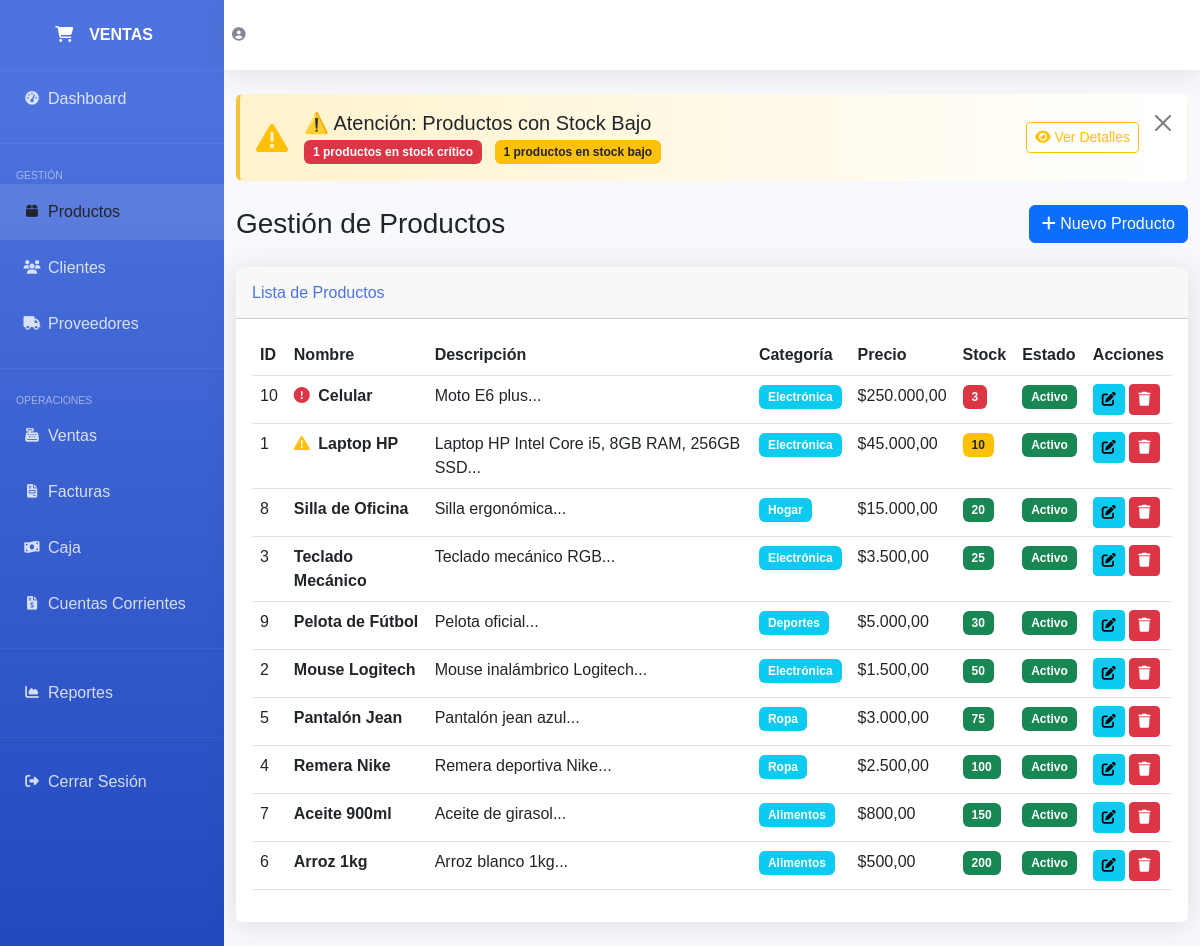
The page /productos.php on the database its author committed.
### tables this page shows
CREATE TABLE `productos` (
  `id` int(11) NOT NULL,
  `nombre` varchar(200) NOT NULL,
  `descripcion` text DEFAULT NULL,
  `precio` decimal(10,2) NOT NULL,
  `stock` int(11) NOT NULL DEFAULT 0,
  `categoria_id` int(11) DEFAULT NULL,
  `imagen` varchar(255) DEFAULT NULL,
  `estado` tinyint(1) DEFAULT 1,
  `fecha_creacion` timestamp NOT NULL DEFAULT current_timestamp()
);

CREATE TABLE `categorias` (
  `id` int(11) NOT NULL,
  `nombre` varchar(100) NOT NULL,
  `descripcion` text DEFAULT NULL,
  `estado` tinyint(1) DEFAULT 1,
  `fecha_creacion` timestamp NOT NULL DEFAULT current_timestamp()
);

### config.php (called while the page is built, shortened)
<?php
function formatear_precio($precio) {
    return '$' . number_format($precio, 2, ',', '.');
}
?>

### productos.php (the view, shortened to what this page needs)
<?php
require_once 'config.php';
$sql_stock_bajo = "SELECT COUNT(*) as total_critico FROM productos WHERE stock <= 5 AND estado=1";
$stock_critico = $conn->query($sql_stock_bajo)->fetch_assoc()['total_critico'];
$sql_stock_bajo2 = "SELECT COUNT(*) as total_bajo FROM productos WHERE stock > 5 AND stock <= 10 AND estado=1";
$stock_bajo = $conn->query($sql_stock_bajo2)->fetch_assoc()['total_bajo'];
$sql_productos = "SELECT p.*, c.nombre as categoria_nombre FROM productos p
                  LEFT JOIN categorias c ON p.categoria_id = c.id
                  WHERE p.estado=1
                  ORDER BY p.stock ASC, p.id DESC";
$result_productos = $conn->query($sql_productos);
?>
<!DOCTYPE html>
<html lang="es">
<head>
    <link href="https://cdnjs.cloudflare.com/ajax/libs/bootstrap/5.3.0/css/bootstrap.min.css" rel="stylesheet">
    <link href="https://cdnjs.cloudflare.com/ajax/libs/font-awesome/6.4.0/css/all.min.css" rel="stylesheet">
</head>
<body>
    <div id="wrapper">
        <ul class="navbar-nav" id="sidebar-wrapper">
            <a class="sidebar-brand" href="index.php">
                <div class="sidebar-brand-icon"><i class="fas fa-shopping-cart"></i></div>
                <div class="sidebar-brand-text mx-3">VENTAS</div>
            </a>
            <hr class="sidebar-divider my-0" style="border-color: rgba(255,255,255,.2)">
            <li class="nav-item">
                <a class="nav-link" href="index.php">
                    <i class="fas fa-fw fa-tachometer-alt"></i><span>Dashboard</span>
                </a>
            </li>
            <hr class="sidebar-divider" style="border-color: rgba(255,255,255,.2)">
            <div class="sidebar-heading">Gestión</div>
            <li class="nav-item">
                <a class="nav-link active" href="productos.php">
                    <i class="fas fa-fw fa-box"></i><span>Productos</span>
                </a>
            </li>
            <li class="nav-item">
                <a class="nav-link" href="clientes.php">
                    <i class="fas fa-fw fa-users"></i><span>Clientes</span>
                </a>
            </li>
            <li class="nav-item">
                <a class="nav-link" href="proveedores.php">
                    <i class="fas fa-fw fa-truck"></i><span>Proveedores</span>
                </a>
            </li>
            <hr class="sidebar-divider" style="border-color: rgba(255,255,255,.2)">
            <div class="sidebar-heading">Operaciones</div>
            <li class="nav-item">
                <a class="nav-link" href="ventas.php">
                    <i class="fas fa-fw fa-cash-register"></i><span>Ventas</span>
                </a>
            </li>
            <li class="nav-item">
                <a class="nav-link" href="facturas.php">
                    <i class="fas fa-fw fa-file-invoice"></i><span>Facturas</span>
                </a>
            </li>
            <li class="nav-item">
                <a class="nav-link" href="caja.php">
                    <i class="fas fa-fw fa-money-bill-wave"></i><span>Caja</span>
                </a>
            </li>
            <li class="nav-item">
                <a class="nav-link" href="cuentas_corrientes.php">
                    <i class="fas fa-fw fa-file-invoice-dollar"></i><span>Cuentas Corrientes</span>
                </a>
            </li>
            <hr class="sidebar-divider" style="border-color: rgba(255,255,255,.2)">
            <li class="nav-item">
                <a class="nav-link" href="reportes.php">
                    <i class="fas fa-fw fa-chart-area"></i><span>Reportes</span>
                </a>
            </li>
            <hr class="sidebar-divider" style="border-color: rgba(255,255,255,.2)">
            <li class="nav-item">
                <a class="nav-link" href="cerrar_sesion.php">
                    <i class="fas fa-fw fa-sign-out-alt"></i><span>Cerrar Sesión</span>
                </a>
            </li>
        </ul>
        <div id="content-wrapper">
            <nav class="navbar navbar-expand topbar mb-4 static-top">
                <ul class="navbar-nav ml-auto">
                    <li class="nav-item">
                        <a class="nav-link" href="#">
                            <i class="fas fa-user-circle fa-2x" style="color: #858796;"></i>
                        </a>
                    </li>
                </ul>
            </nav>
            <div class="container-fluid">
                <?php if ($stock_critico > 0 || $stock_bajo > 0): ?>
                <div class="alert alert-stock alert-dismissible fade show mb-4" role="alert">
                    <div class="d-flex align-items-center justify-content-between">
                        <div class="d-flex align-items-center">
                            <i class="fas fa-exclamation-triangle fa-2x me-3 text-warning"></i>
                            <div>
                                <h5 class="mb-1">⚠️ Atención: Productos con Stock Bajo</h5>
                                <p class="mb-0">
                                    <?php if ($stock_critico > 0): ?>
                                        <span class="badge bg-danger me-2"><?php echo $stock_critico; ?> productos en stock crítico</span>
                                    <?php endif; ?>
                                    <?php if ($stock_bajo > 0): ?>
                                        <span class="badge bg-warning text-dark"><?php echo $stock_bajo; ?> productos en stock bajo</span>
                                    <?php endif; ?>
                                </p>
                            </div>
                        </div>
                        <button type="button" class="btn btn-sm btn-outline-warning" data-bs-toggle="collapse" data-bs-target="#alertaStockDetalle">
                            <i class="fas fa-eye"></i> Ver Detalles
                        </button>
                    </div>
                    <button type="button" class="btn-close" data-bs-dismiss="alert"></button>
                </div>
                <?php endif; ?>
                <div class="d-sm-flex align-items-center justify-content-between mb-4">
                    <h1 class="h3 mb-0 text-gray-800">Gestión de Productos</h1>
                    <button class="btn btn-primary" data-bs-toggle="modal" data-bs-target="#modalProducto">
                        <i class="fas fa-plus"></i> Nuevo Producto
                    </button>
                </div>
                <div class="card">
                    <div class="card-header py-3">
                        <h6 class="m-0 font-weight-bold" style="color: var(--primary);">Lista de Productos</h6>
                    </div>
                    <div class="card-body">
                        <div class="table-responsive">
                            <table class="table table-hover">
                                <thead>
                                    <tr>
                                        <th>ID</th>
                                        <th>Nombre</th>
                                        <th>Descripción</th>
                                        <th>Categoría</th>
                                        <th>Precio</th>
                                        <th>Stock</th>
                                        <th>Estado</th>
                                        <th>Acciones</th>
                                    </tr>
                                </thead>
                                <tbody>
                                    <?php while($row = $result_productos->fetch_assoc()): ?>
                                    <tr class="<?php echo $row['stock'] <= 5 ? 'stock-critico' : ($row['stock'] <= 10 ? 'stock-bajo' : ''); ?>">
                                        <td><?php echo $row['id']; ?></td>
                                        <td>
                                            <?php if($row['stock'] <= 5): ?>
                                                <i class="fas fa-exclamation-circle text-danger me-1" title="Stock crítico"></i>
                                            <?php elseif($row['stock'] <= 10): ?>
                                                <i class="fas fa-exclamation-triangle text-warning me-1" title="Stock bajo"></i>
                                            <?php endif; ?>
                                            <strong><?php echo $row['nombre']; ?></strong>
                                        </td>
                                        <td><?php echo substr($row['descripcion'], 0, 50); ?>...</td>
                                        <td><span class="badge bg-info"><?php echo $row['categoria_nombre']; ?></span></td>
                                        <td><?php echo formatear_precio($row['precio']); ?></td>
                                        <td>
                                            <?php
                                            $badge_class = 'bg-success';
                                            if ($row['stock'] <= 5) {
                                                $badge_class = 'bg-danger';
                                            } elseif ($row['stock'] <= 10) {
                                                $badge_class = 'bg-warning text-dark';
                                            }
                                            ?>
                                            <span class="badge <?php echo $badge_class; ?>">
                                                <?php echo $row['stock']; ?>
                                            </span>
                                        </td>
                                        <td>
                                            <span class="badge <?php echo $row['estado'] ? 'bg-success' : 'bg-secondary'; ?>">
                                                <?php echo $row['estado'] ? 'Activo' : 'Inactivo'; ?>
                                            </span>
                                        </td>
                                        <td>
                                            <button class="btn btn-info btn-sm" onclick="editarProducto(<?php echo htmlspecialchars(json_encode($row)); ?>)">
                                                <i class="fas fa-edit"></i>
                                            </button>
                                            <button class="btn btn-danger btn-sm" onclick="eliminarProducto(<?php echo $row['id']; ?>)">
                                                <i class="fas fa-trash"></i>
                                            </button>
                                        </td>
                                    </tr>
                                    <?php endwhile; ?>
                                </tbody>
                            </table>
                        </div>
                    </div>
                </div>
            </div>
        </div>
    </div>
</body>
</html>

### productos.php (style rules this page uses)
:root { --primary: #4e73df; --success: #1cc88a; --info: #36b9cc; --warning: #f6c23e; --danger: #e74a3b; }
body { font-family: 'Nunito', sans-serif; background-color: #f8f9fc; }
#wrapper { display: flex; }
#sidebar-wrapper { min-height: 100vh; width: 224px; background: linear-gradient(180deg, #4e73df 10%, #224abe 100%); }
.sidebar-brand { height: 4.375rem; text-decoration: none; font-size: 1rem; font-weight: 800; padding: 1.5rem 1rem; text-align: center; color: #fff; display: flex; align-items: center; justify-content: center; }
.nav-link { display: flex; align-items: center; padding: 1rem; color: rgba(255,255,255,.8); text-decoration: none; transition: all 0.3s; }
.nav-link:hover, .nav-link.active { color: #fff; background-color: rgba(255,255,255,.1); }
.nav-link i { width: 2rem; font-size: 0.85rem; }
.sidebar-heading { color: rgba(255,255,255,.5); padding: 0 1rem; font-size: 0.65rem; text-transform: uppercase; margin-top: 0.5rem; }
#content-wrapper { flex: 1; display: flex; flex-direction: column; }
.topbar { height: 4.375rem; background-color: #fff; box-shadow: 0 0.15rem 1.75rem 0 rgba(58, 59, 69, 0.15); }
.card { border: none; box-shadow: 0 0.15rem 1.75rem 0 rgba(58, 59, 69, 0.15); margin-bottom: 1.5rem; }
.table-responsive { max-height: 600px; overflow-y: auto; }
.btn-sm { padding: 0.25rem 0.5rem; font-size: 0.875rem; }
.badge { padding: 0.5em 0.75em; }
.alert-stock { border-left: 4px solid #f6c23e; background: linear-gradient(90deg, #fff3cd 0%, #ffffff 100%); animation: pulseWarning 2s ease-in-out infinite; }
.stock-critico { background-color: #f8d7da !important; }
.stock-bajo { background-color: #fff3cd !important; }

### rows shown on the page
productos: id "10", nombre "Celular", descripcion "Moto E6 plus", categoria.nombre "Electrónica", precio "$250.000,00", stock "3", estado "Activo"
productos: id "1", nombre "Laptop HP", descripcion "Laptop HP Intel Core i5, 8GB RAM, 256GB SSD", categoria.nombre "Electrónica", precio "$45.000,00", stock "10", estado "Activo"
productos: id "8", nombre "Silla de Oficina", descripcion "Silla ergonómica", categoria.nombre "Hogar", precio "$15.000,00", stock "20", estado "Activo"
productos: id "3", nombre "Teclado Mecánico", descripcion "Teclado mecánico RGB", categoria.nombre "Electrónica", precio "$3.500,00", stock "25", estado "Activo"
productos: id "9", nombre "Pelota de Fútbol", descripcion "Pelota oficial", categoria.nombre "Deportes", precio "$5.000,00", stock "30", estado "Activo"
productos: id "2", nombre "Mouse Logitech", descripcion "Mouse inalámbrico Logitech", categoria.nombre "Electrónica", precio "$1.500,00", stock "50", estado "Activo"
productos: id "5", nombre "Pantalón Jean", descripcion "Pantalón jean azul", categoria.nombre "Ropa", precio "$3.000,00", stock "75", estado "Activo"
productos: id "4", nombre "Remera Nike", descripcion "Remera deportiva Nike", categoria.nombre "Ropa", precio "$2.500,00", stock "100", estado "Activo"
productos: id "7", nombre "Aceite 900ml", descripcion "Aceite de girasol", categoria.nombre "Alimentos", precio "$800,00", stock "150", estado "Activo"
productos: id "6", nombre "Arroz 1kg", descripcion "Arroz blanco 1kg", categoria.nombre "Alimentos", precio "$500,00", stock "200", estado "Activo"

### other values the page prints
$stock_critico "1"
$stock_bajo "1"
